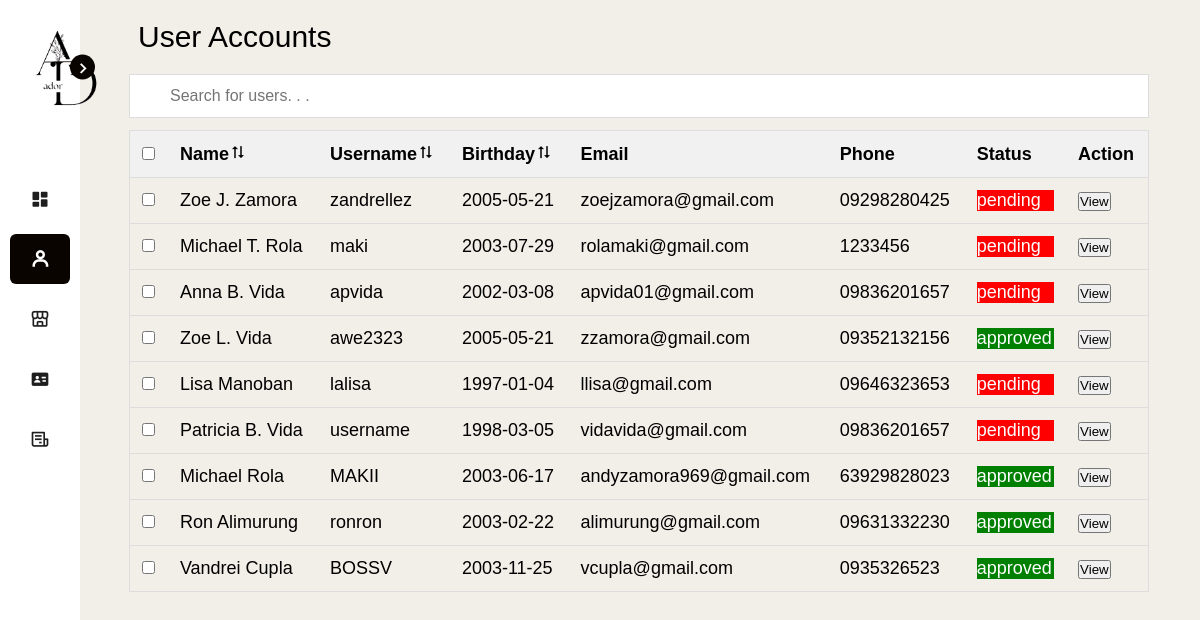
/admin/users.php, run on the app's committed database.
### tables this page shows
CREATE TABLE `users` (
  `id` int(10) NOT NULL,
  `datecreated` varchar(20) NOT NULL,
  `firstname` varchar(100) NOT NULL,
  `middle` varchar(5) NOT NULL,
  `lastname` varchar(100) NOT NULL,
  `username` varchar(20) NOT NULL,
  `birthday` date NOT NULL,
  `age` int(5) NOT NULL,
  `email` varchar(25) NOT NULL,
  `phone` varchar(11) NOT NULL,
  `password` varchar(50) NOT NULL,
  `id_type` varchar(20) NOT NULL,
  `id_number` varchar(25) NOT NULL,
  `front_id` varchar(255) NOT NULL,
  `back_id` varchar(255) NOT NULL,
  `status` varchar(10) NOT NULL
);

### admin/users.php (the view, shortened to what this page needs)
<?php include "../server.php" ?>
<!DOCTYPE html>
<html lang="en">
<head>
    <link rel="stylesheet" href="Adornadmin.css">
    <link href='https://unpkg.com/boxicons@2.1.1/css/boxicons.min.css' rel='stylesheet'>
</head>
<body>
    <nav class="sidebar close">
        <header>
            <div class="image-text">
                <span class="image">
                    <img src="images/logo1.png" alt="Adorn">
                </span>
            </div>
            <i class='bx bx-chevron-right toggle'></i>
        </header>
        <div class="menu-bar">
            <div class="menu">
                <ul class="menu-links">
                    <li class="nav-link">
                        <a href="dashboard.php">
                            <i class='bx bxs-dashboard icon'></i>
                        </a>
                    </li>
                    <li class="nav-link active">
                        <a href="users.php">
                            <i class='bx bx-user icon'></i>
                        </a>
                    </li>
                    <li class="nav-link">
                        <a href="inventory.php">
                            <i class='bx bx-store-alt icon'></i>
                        </a>
                    </li>
                    <li class="nav-link">
                        <a href="staff.php">
                            <i class='bx bxs-id-card icon'></i>
                        </a>
                    </li>
                    <li class="nav-link">
                        <a href="transactions.php">
                            <i class='bx bx-receipt icon'></i>
                        </a>
                    </li>
                </ul>
            </div>
        </div>
    </nav>
        <section class="home">
            <div class="text">User Accounts</div>
            <div class="content">
                <input type="text" id="search-user" placeholder="Search for users. . .">
                <div>
                    <table id="user-table">
                        <tr class="header">
                            <th>
                                <input type="checkbox" id="selectAllUsers" onclick="toggleSelectAll(this)">
                            </th>
                            <th>Name<i class='bx bx-sort-alt-2'></i></th>
                            <th>Username<i class='bx bx-sort-alt-2'></i></th>
                            <th>Birthday<i class='bx bx-sort-alt-2'></i></th>
                            <th>Email</th>
                            <th>Phone</th>
                            <th>Status</th>
                            <th>Action</th>
                        </tr>
                        <tbody id="user-body">
                            <?php
                            $res=mysqli_query($link, "select * from users");
                            while($row=mysqli_fetch_array($res)) {
                                echo "<tr>";
                                echo "<td><input type='checkbox' name='checkbox'></td>";
                                echo "<td>"; echo $row["firstname"] . " "; if (!empty($row["middle"])) { echo $row["middle"] . ". "; } echo $row["lastname"]; echo "</td>";
                                echo "<td>"; echo $row["username"]; echo "</td>";
                                echo "<td>"; echo $row["birthday"]; echo "</td>";
                                echo "<td>"; echo $row["email"]; echo "</td>";
                                echo "<td>"; echo $row["phone"]; echo "</td>";
                                echo "<td>";
                                if ($row["status"] == 'pending') {
                                    echo "<p style='background-color: red; color: white; padding: 0;'>" . $row["status"] . "</p>";
                                } else if ($row["status"] == 'approved') {
                                    echo "<p style='background-color: green; color: white; padding: 0;'>" . $row["status"] . "</p>";
                                }
                                echo "</td>";
                                echo "<td>"; ?>
                                <a href="viewuser.php?id= <?php echo $row["id"]; ?>"><button>View</button></a></td>
                                <?php echo "</tr>";
                            }
                        ?>
                        </tbody>
                    </table>
                </div>
            </div>
        </section>
</body>
</html>

### admin/Adornadmin.css (style rules this page uses)
* { margin: 0; padding: 0; box-sizing: border-box; font-family: 'Onest', sans-serif; }
:root { --body-color: #F2EFE8; --sidebar-color: #FFF; --primary-color: #0a0400; --primary-color-light: #f2efe8; --toggle-color: #DDD; --text-color: #1e1e1e; --tran-03: all 0.2s ease; --tran-03: all 0.3s ease; --tran-04: all 0.3s ease; --tran-05: all 0.3s ease; }
body { min-height: 100vh; background-color: var(--body-color); transition: var(--tran-05); }
.sidebar { position: fixed; top: 0; left: 0; height: 100%; width: 250px; padding: 10px 10px; background: var(--sidebar-color); transition: var(--tran-05); z-index: 100; }
.sidebar.close { width: 80px; }
.sidebar li { height: 50px; list-style: none; display: flex; align-items: center; margin-top: 10px; }
.sidebar .icon { min-width: 60px; border-radius: 6px; height: 100%; display: flex; align-items: center; justify-content: center; font-size: 20px; }
.sidebar .text, .sidebar .icon { color: var(--text-color); transition: var(--tran-03); }
.sidebar .active { background-color: var(--primary-color); color: var(--sidebar-color); transition: var(--tran-03); border-radius: 6px; }
.sidebar .active .text, .sidebar .active .icon { color: var(--sidebar-color); font-weight: 600; }
.sidebar header, .sidebar section { position: relative; }
.sidebar header .image-text, .sidebar section .image-text { display: flex; align-items: center; }
.sidebar header .image, .sidebar section .image { display: flex; align-items: center; justify-content: center; }
.sidebar header .image img { width: 100px; border-radius: 6px; }
.sidebar header .toggle, .sidebar section .toggle { position: absolute; top: 50%; right: -25px; transform: translateY(-50%) rotate(180deg); height: 25px; width: 25px; background-color: var(--primary-color); color: var(--sidebar-color); border-radius: 50%; display: flex; align-items: center; justify-content: center; font-size: 22px; cursor: pointer; transition: var(--tran-05); }
.sidebar.close .toggle { transform: translateY(-50%) rotate(0deg); }
.sidebar .menu { margin-top: 40px; }
.sidebar li a { list-style: none; height: 100%; background-color: transparent; display: flex; align-items: center; height: 100%; width: 100%; border-radius: 6px; text-decoration: none; transition: var(--tran-03); }
.sidebar .menu-bar { height: calc(100% - 55px); display: flex; flex-direction: column; justify-content: space-between; overflow-y: scroll; }
.home { position: absolute; top: 5; left: 250px; height: 100vh; width: calc(100% - 250px); background-color: var(--body-color); transition: var(--tran-05); }
.home .text { font-size: 30px; font-weight: 500; color: #000000; padding: 20px 60px; }
.sidebar.close ~ .home { left: 78px; height: 100vh; width: calc(100% - 78px); }
section .content { background-color: transparent; width: 95%; margin: auto; padding: 0 23px; }
#search-user { background-image: url('/css/searchicon.png'); background-position: 10px 10px; background-repeat: no-repeat; width: 100%; font-size: 16px; padding: 12px 20px 12px 40px; border: 1px solid #ddd; margin-bottom: 12px; }
#user-table, #admin-table { border-collapse: collapse; width: 100%; border: 1px solid #ddd; font-size: 18px; }
#user-table tr, #admin-table tr { border-bottom: 1px solid #ddd; }
#user-table tr.header, #user-table tr:hover, #admin-table tr.header, #admin-table tr:hover { background-color: #f1f1f1; }
.header { cursor: pointer; }
#user-table th, #user-table td, #admin-table th, #admin-table td { text-align: left; padding: 12px; }

### data on the page
users: firstname "Zoe", middle "J", lastname "Zamora", username "zandrellez", birthday "2005-05-21", email "zoejzamora@gmail.com", phone "09298280425", status "pending"
users: firstname "Michael", middle "T", lastname "Rola", username "maki", birthday "2003-07-29", email "rolamaki@gmail.com", phone "1233456", status "pending"
users: firstname "Anna", middle "B", lastname "Vida", username "apvida", birthday "2002-03-08", email "apvida01@gmail.com", phone "09836201657", status "pending"
users: firstname "Zoe", middle "L", lastname "Vida", username "awe2323", birthday "2005-05-21", email "zzamora@gmail.com", phone "09352132156", status "approved"
users: firstname "Lisa", lastname "Manoban", username "lalisa", birthday "1997-01-04", email "llisa@gmail.com", phone "09646323653", status "pending"
users: firstname "Patricia", middle "B", lastname "Vida", username "username", birthday "1998-03-05", email "vidavida@gmail.com", phone "09836201657", status "pending"
users: firstname "Michael", lastname "Rola", username "MAKII", birthday "2003-06-17", email "andyzamora969@gmail.com", phone "63929828023", status "approved"
users: firstname "Ron", lastname "Alimurung", username "ronron", birthday "2003-02-22", email "alimurung@gmail.com", phone "09631332230", status "approved"
users: firstname "Vandrei", lastname "Cupla", username "BOSSV", birthday "2003-11-25", email "vcupla@gmail.com", phone "0935326523", status "approved"
